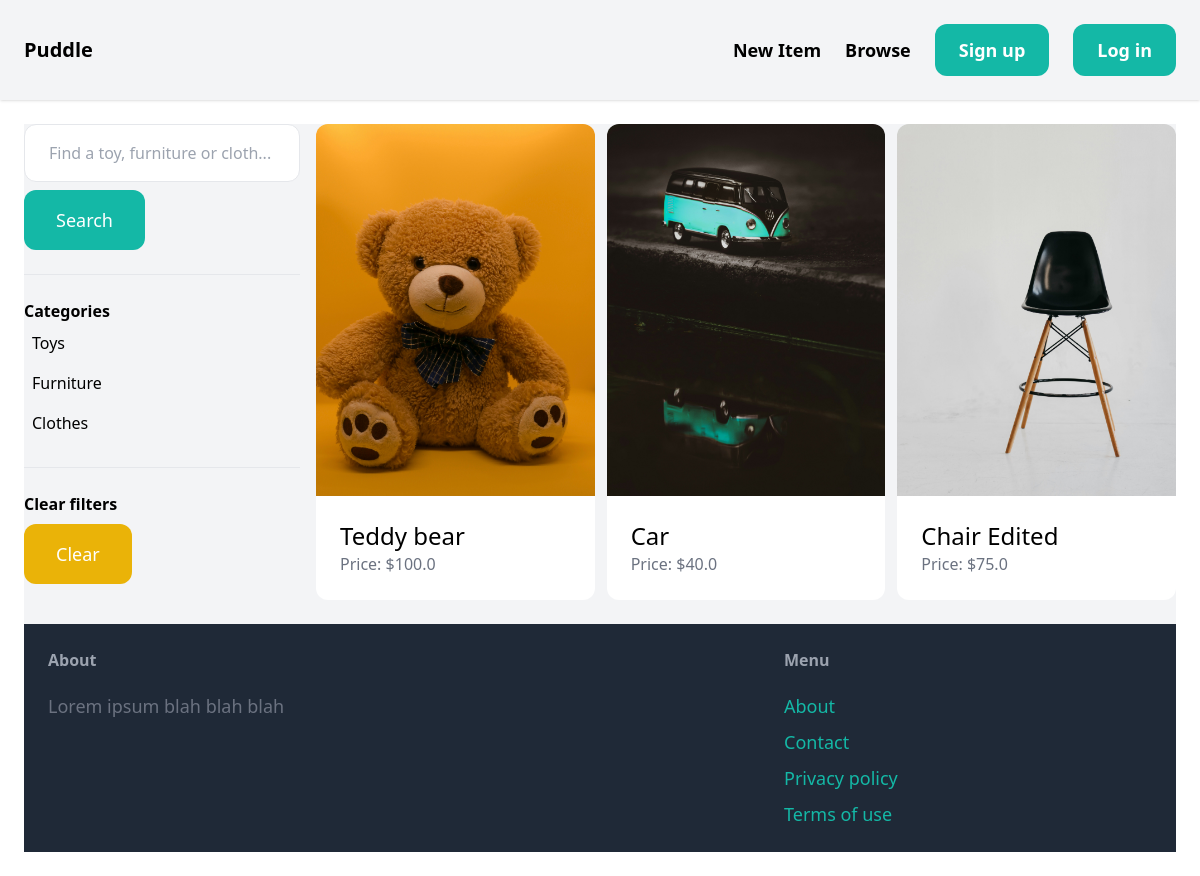
The app's page /items/ with its own data.
### item/models.py (models this page shows, shortened)
class Category(models.Model):
    ordering = ('name',)
    name = models.CharField(max_length=255)
    class Meta:
        verbose_name_plural = "Categories"

class Item(models.Model):
    category = models.ForeignKey(Category, related_name='items', on_delete=models.CASCADE)
    name = models.CharField(max_length=255)
    description = models.TextField(blank=True, null=True)
    price = models.FloatField()
    image = models.ImageField(upload_to='item_images', blank=True, null=True)
    is_sold = models.BooleanField(default=False)
    created_by = models.ForeignKey(User, related_name='items', on_delete=models.CASCADE)
    created_at = models.DateTimeField(auto_now_add=True)

### item/views.py (the view)
# urls.py: path('', views.items, name='items'),
def items(request):        # browse
    query = request.GET.get('query', '')
    category_id = request.GET.get('category', '')
    categories = Category.objects.all()
    items = Item.objects.filter(is_sold=False)
    if query:
        items = items.filter(Q(name__icontains=query) | Q(description__icontains=query))
    if category_id:
        items = items.filter(category_id=int(category_id))
    else:
        category_id = None   # so your template doesn’t break
    return render(request, 'item/items.html', {
        'items': items,
        'query': query,
        'categories': categories,
        'category_id': category_id
    })

### item/templates/item/items.html (shortened to what this page needs)
{% extends 'core/base.html' %}
{% block content %}
    <div class='pb-6 grid grid-cols-4 gap-4 bg-gray-100'>
        <div class='col-span-1'>
            <form method="get" action="{% url 'item:items' %}">
                <input name="query" class="w-full py-4 px-6 border rounded-xl" type="text" value="{{ query }}" placeholder="Find a toy, furniture or cloth...">
                <button class="mt-2 py-4 px-8 text-lg bg-teal-500 text-white rounded-xl">Search</button>
            </form>
            <hr class="my-6">
            <p class="font-semibold">Categories</p>
            <ul>
                {% for category in categories %}
                    <li class="py-2 px-2 rounded-xl{% if category.id == category_id %} bg-gray-200{% endif %}">
                        <a href="{% url 'item:items' %}?query={{ query }}&category={{ category.id }}">{{ category.name }}</a>
                        </li>
                {% endfor %}
            </ul>
            <hr class="my-6">
            <p class="font-semibold">Clear filters</p>
            <ul>
                <li><a href="{% url 'item:items' %}" class="mt-2 py-4 px-8 inline-block bg-yellow-500 text-lg rounded-xl text-white">Clear</a>
                </li>
            </ul>
        </div>
    <div class="col-span-3">
        <div class="grid grid-cols-3 gap-3">
        {% for item in items %}
            <div>
                <a href="{% url 'item:detail' item.id %}" target="_blank">
                    <div >
                        <img src="{{ item.image.url }}" class="rounded-t-xl">
                    </div>
                    <div class="p-6 bg-white rounded-b-xl">
                        <h2 class="text-2xl">{{ item.name }}</h2>
                        <p class="text-gray-500">Price: ${{ item.price }}</p>
                    </div>
                </a>
            </div>
        {% endfor %}
    </div>
    </div>
{% endblock %}

### records on screen
Category: name "Toys"
Category: name "Furniture"
Category: name "Clothes"
Item: image (picture), name "Teddy bear", price "100.0"
Item: image (picture), name "Car", price "40.0"
Item: image (picture), name "Chair Edited", price "75.0"
